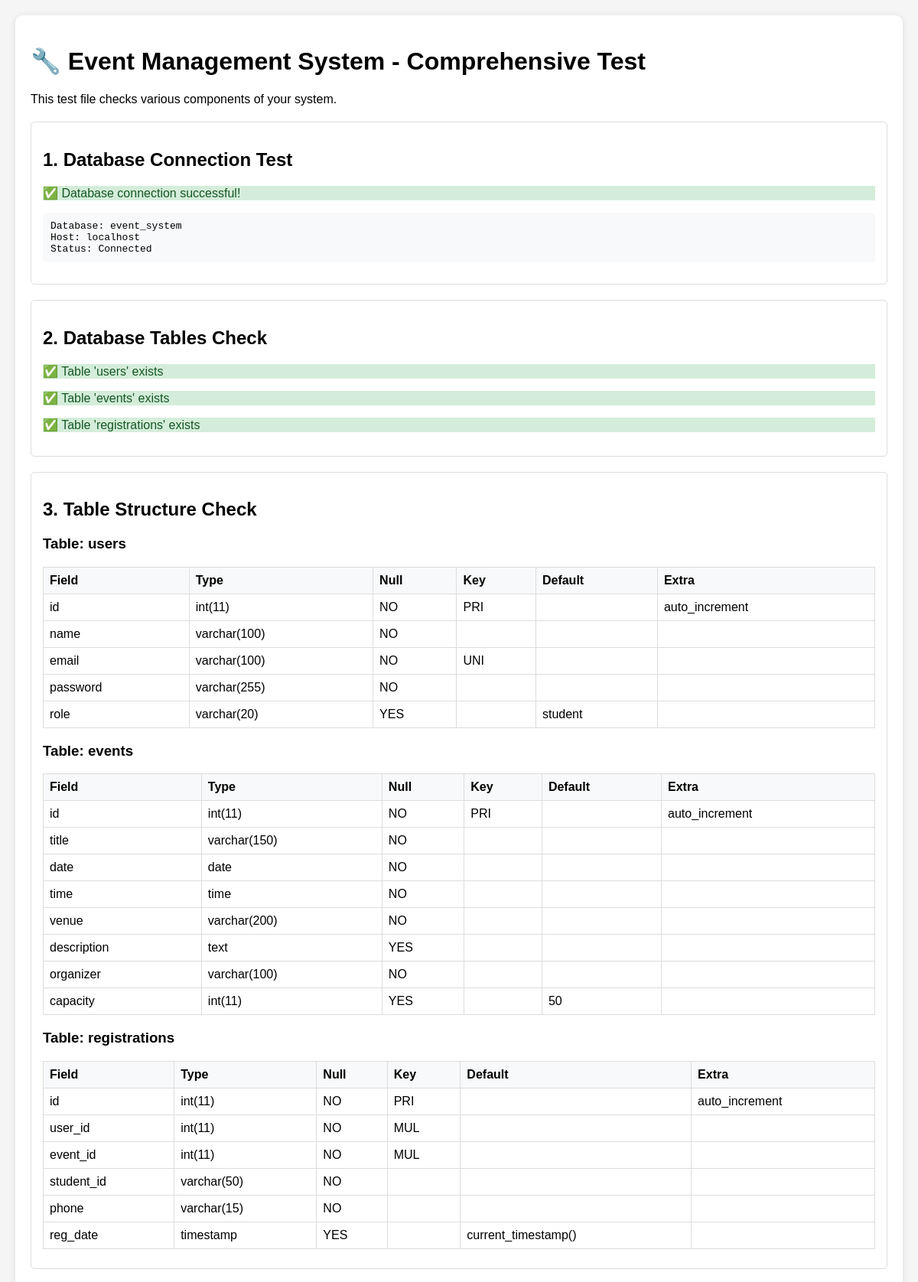
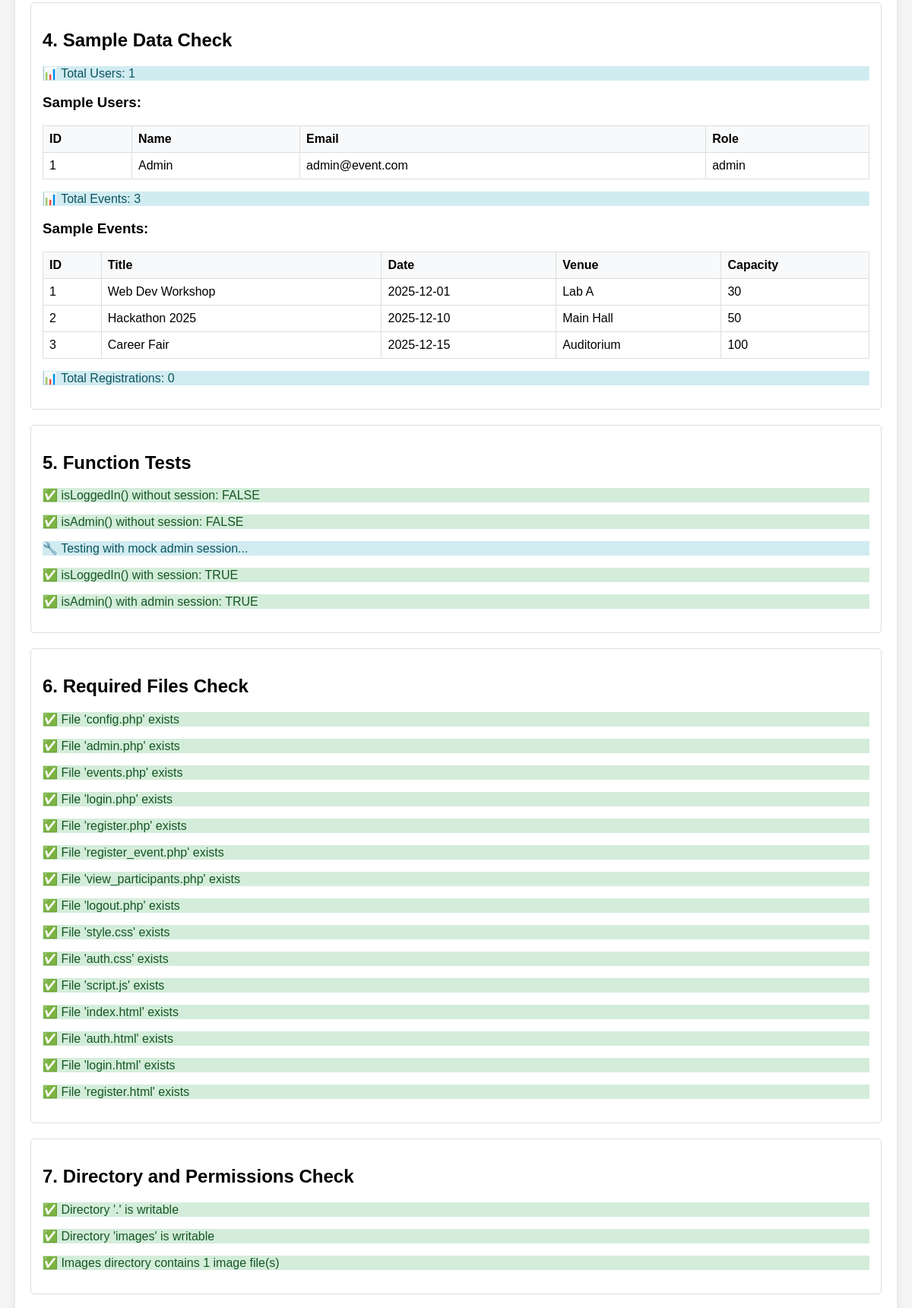
Page /test.php (upper part) on the committed database (2 pictures, top to bottom).
### tables this page shows
CREATE TABLE users (
    id INT PRIMARY KEY AUTO_INCREMENT,
    name VARCHAR(100) NOT NULL,
    email VARCHAR(100) UNIQUE NOT NULL,
    password VARCHAR(255) NOT NULL,
    role VARCHAR(20) DEFAULT 'student'
);

CREATE TABLE events (
    id INT PRIMARY KEY AUTO_INCREMENT,
    title VARCHAR(150) NOT NULL,
    date DATE NOT NULL,
    time TIME NOT NULL,
    venue VARCHAR(200) NOT NULL,
    description TEXT,
    organizer VARCHAR(100) NOT NULL,
    capacity INT DEFAULT 50
);

### config.php (called while the page is built, shortened)
<?php
function isLoggedIn() {
    return isset($_SESSION['user_id']);
}
function isAdmin() {
    return isset($_SESSION['role']) && $_SESSION['role'] === 'admin';
}
?>

### test.php (the view, shortened to what this page needs)
<?php
require_once 'config.php';
echo "<!DOCTYPE html>
<html lang='en'>
<head>
    <meta charset='UTF-8'>
    <meta name='viewport' content='width=device-width, initial-scale=1.0'>
    <title>System Test - Event Management</title>
    <style>
        body { font-family: Arial, sans-serif; margin: 20px; background: #f5f5f5; }
        .test-container { max-width: 1200px; margin: 0 auto; background: white; padding: 20px; border-radius: 10px; box-shadow: 0 2px 10px rgba(0,0,0,0.1); }
        .test-section { margin: 20px 0; padding: 15px; border: 1px solid #ddd; border-radius: 5px; }
        .success { background: #d4edda; color: #155724; border-color: #c3e6cb; }
        .error { background: #f8d7da; color: #721c24; border-color: #f5c6cb; }
        .warning { background: #fff3cd; color: #856404; border-color: #ffeaa7; }
        .info { background: #d1ecf1; color: #0c5460; border-color: #bee5eb; }
        pre { background: #f8f9fa; padding: 10px; border-radius: 5px; overflow-x: auto; }
        table { width: 100%; border-collapse: collapse; margin: 10px 0; }
        table, th, td { border: 1px solid #ddd; }
        th, td { padding: 8px; text-align: left; }
        th { background: #f8f9fa; }
    </style>
</head>
<body>
    <div class='test-container'>
        <h1>🔧 Event Management System - Comprehensive Test</h1>
        <p>This test file checks various components of your system.</p>";
echo "<div class='test-section'>";
echo "<h2>1. Database Connection Test</h2>";
try {
    if ($conn) {
        echo "<p class='success'>✅ Database connection successful!</p>";
        echo "<pre>Database: event_system\nHost: localhost\nStatus: Connected</pre>";
    } else {
        echo "<p class='error'>❌ Database connection failed!</p>";
    }
} catch (PDOException $e) {
    echo "<p class='error'>❌ Database connection error: " . $e->getMessage() . "</p>";
}
echo "</div>";
echo "<div class='test-section'>";
echo "<h2>2. Database Tables Check</h2>";
$required_tables = ['users', 'events', 'registrations'];
$existing_tables = [];
try {
    $stmt = $conn->query("SHOW TABLES");
    $tables = $stmt->fetchAll(PDO::FETCH_COLUMN);
    foreach ($required_tables as $table) {
        if (in_array($table, $tables)) {
            echo "<p class='success'>✅ Table '$table' exists</p>";
            $existing_tables[] = $table;
        } else {
            echo "<p class='error'>❌ Table '$table' is missing!</p>";
        }
    }
} catch (PDOException $e) {
    echo "<p class='error'>❌ Error checking tables: " . $e->getMessage() . "</p>";
}
echo "</div>";
echo "<div class='test-section'>";
echo "<h2>3. Table Structure Check</h2>";
foreach ($existing_tables as $table) {
    try {
        $stmt = $conn->query("DESCRIBE $table");
        $columns = $stmt->fetchAll(PDO::FETCH_ASSOC);
        echo "<h3>Table: $table</h3>";
        echo "<table>";
        echo "<tr><th>Field</th><th>Type</th><th>Null</th><th>Key</th><th>Default</th><th>Extra</th></tr>";
        foreach ($columns as $column) {
            echo "<tr>";
            echo "<td>{$column['Field']}</td>";
            echo "<td>{$column['Type']}</td>";
            echo "<td>{$column['Null']}</td>";
            echo "<td>{$column['Key']}</td>";
            echo "<td>{$column['Default']}</td>";
            echo "<td>{$column['Extra']}</td>";
            echo "</tr>";
        }
        echo "</table>";
    } catch (PDOException $e) {
        echo "<p class='error'>❌ Error describing table $table: " . $e->getMessage() . "</p>";
    }
}
echo "</div>";
echo "<div class='test-section'>";
echo "<h2>4. Sample Data Check</h2>";
try {
    $stmt = $conn->query("SELECT COUNT(*) as count FROM users");
    $user_count = $stmt->fetch(PDO::FETCH_ASSOC)['count'];
    echo "<p class='info'>📊 Total Users: $user_count</p>";
    $stmt = $conn->query("SELECT * FROM users LIMIT 5");
    $users = $stmt->fetchAll(PDO::FETCH_ASSOC);
    if ($users) {
        echo "<h3>Sample Users:</h3>";
        echo "<table>";
        echo "<tr><th>ID</th><th>Name</th><th>Email</th><th>Role</th></tr>";
        foreach ($users as $user) {
            echo "<tr>";
            echo "<td>{$user['id']}</td>";
            echo "<td>{$user['name']}</td>";
            echo "<td>{$user['email']}</td>";
            echo "<td>{$user['role']}</td>";
            echo "</tr>";
        }
        echo "</table>";
    }
} catch (PDOException $e) {
    echo "<p class='error'>❌ Error checking users: " . $e->getMessage() . "</p>";
}
try {
    $stmt = $conn->query("SELECT COUNT(*) as count FROM events");
    $event_count = $stmt->fetch(PDO::FETCH_ASSOC)['count'];
    echo "<p class='info'>📊 Total Events: $event_count</p>";
    $stmt = $conn->query("SELECT * FROM events LIMIT 5");
    $events = $stmt->fetchAll(PDO::FETCH_ASSOC);
    if ($events) {
        echo "<h3>Sample Events:</h3>";
        echo "<table>";
        echo "<tr><th>ID</th><th>Title</th><th>Date</th><th>Venue</th><th>Capacity</th></tr>";
        foreach ($events as $event) {
            echo "<tr>";
            echo "<td>{$event['id']}</td>";
            echo "<td>{$event['title']}</td>";
            echo "<td>{$event['date']}</td>";
            echo "<td>{$event['venue']}</td>";
            echo "<td>{$event['capacity']}</td>";
            echo "</tr>";
        }
        echo "</table>";
    }
} catch (PDOException $e) {
    echo "<p class='error'>❌ Error checking events: " . $e->getMessage() . "</p>";
}
try {
    $stmt = $conn->query("SELECT COUNT(*) as count FROM registrations");
    $reg_count = $stmt->fetch(PDO::FETCH_ASSOC)['count'];
    echo "<p class='info'>📊 Total Registrations: $reg_count</p>";
} catch (PDOException $e) {
    echo "<p class='error'>❌ Error checking registrations: " . $e->getMessage() . "</p>";
}
echo "</div>";
echo "<div class='test-section'>";
echo "<h2>5. Function Tests</h2>";
$logged_in = isLoggedIn();
echo "<p class='" . ($logged_in ? "error" : "success") . "'>";
echo ($logged_in ? "❌" : "✅") . " isLoggedIn() without session: " . ($logged_in ? "TRUE" : "FALSE");
echo "</p>";
$is_admin = isAdmin();
echo "<p class='" . ($is_admin ? "error" : "success") . "'>";
echo ($is_admin ? "❌" : "✅") . " isAdmin() without session: " . ($is_admin ? "TRUE" : "FALSE");
echo "</p>";
$logged_in = isLoggedIn();
$is_admin = isAdmin();
echo "<p class='info'>🔧 Testing with mock admin session...</p>";
echo "<p class='" . ($logged_in ? "success" : "error") . "'>";
echo ($logged_in ? "✅" : "❌") . " isLoggedIn() with session: " . ($logged_in ? "TRUE" : "FALSE");
echo "</p>";
echo "<p class='" . ($is_admin ? "success" : "error") . "'>";
echo ($is_admin ? "✅" : "❌") . " isAdmin() with admin session: " . ($is_admin ? "TRUE" : "FALSE");
echo "</p>";
echo "</div>";
echo "<div class='test-section'>";
echo "<h2>6. Required Files Check</h2>";
$required_files = [
    'config.php',
    'admin.php',
    'events.php',
    'login.php',
    'register.php',
    'register_event.php',
    'view_participants.php',
    'logout.php',
    'style.css',
    'auth.css',
    'script.js',
    'index.html',
    'auth.html',
    'login.html',
    'register.html'
];
foreach ($required_files as $file) {
    if (file_exists($file)) {
        echo "<p class='success'>✅ File '$file' exists</p>";
    } else {
        echo "<p class='error'>❌ File '$file' is missing!</p>";
    }
}
echo "</div>";
echo "<div class='test-section'>";
echo "<h2>7. Directory and Permissions Check</h2>";
$directories = ['.', 'images'];
foreach ($directories as $dir) {
    if (is_dir($dir)) {
        $writable = is_writable($dir);
        echo "<p class='" . ($writable ? "success" : "warning") . "'>";
        echo ($writable ? "✅" : "⚠️") . " Directory '$dir' is " . ($writable ? "writable" : "NOT writable");
        echo "</p>";
    } else {
        echo "<p class='error'>❌ Directory '$dir' does not exist!</p>";
    }
}
if (is_dir('images')) {
    $images = scandir('images');
    $image_files = array_filter($images, function($file) {
        return $file !== '.' && $file !== '..' && preg_match('/\.(jpg|jpeg|png|gif|webp)$/i', $file);
    });
    if (count($image_files) > 0) {
        echo "<p class='success'>✅ Images directory contains " . count($image_files) . " image file(s)</p>";
    } else {
        echo "<p class='warning'>⚠️ Images directory exists but contains no image files</p>";
    }
} else {
    echo "<p class='warning'>⚠️ Images directory does not exist (logo may not display)</p>";
}
echo "</div>";
echo "</div></body></html>";
?>

### test.php (style rules this page uses)
body { font-family: Arial, sans-serif; margin: 20px; background: #f5f5f5; }
.test-container { max-width: 1200px; margin: 0 auto; background: white; padding: 20px; border-radius: 10px; box-shadow: 0 2px 10px rgba(0,0,0,0.1); }
.test-section { margin: 20px 0; padding: 15px; border: 1px solid #ddd; border-radius: 5px; }
.success { background: #d4edda; color: #155724; border-color: #c3e6cb; }
.info { background: #d1ecf1; color: #0c5460; border-color: #bee5eb; }
pre { background: #f8f9fa; padding: 10px; border-radius: 5px; overflow-x: auto; }
table { width: 100%; border-collapse: collapse; margin: 10px 0; }
table, th, td { border: 1px solid #ddd; }
th, td { padding: 8px; text-align: left; }
th { background: #f8f9fa; }

### rows in the picture
users: id "1", name "Admin", email "admin@event.com", role "admin"
events: id "1", title "Web Dev Workshop", date "2025-12-01", venue "Lab A", capacity "30"
events: id "2", title "Hackathon 2025", date "2025-12-10", venue "Main Hall", capacity "50"
events: id "3", title "Career Fair", date "2025-12-15", venue "Auditorium", capacity "100"

### other values in the picture
$table "users"
$table "events"
$table "registrations"
$column['Field'] "id"
$column['Type'] "int(11)"
$column['Null'] "NO"
$column['Key'] "PRI"
$column['Extra'] "auto_increment"
$column['Field'] "name"
$column['Type'] "varchar(100)"
$column['Field'] "email"
$column['Key'] "UNI"
$column['Field'] "password"
$column['Type'] "varchar(255)"
$column['Field'] "role"
